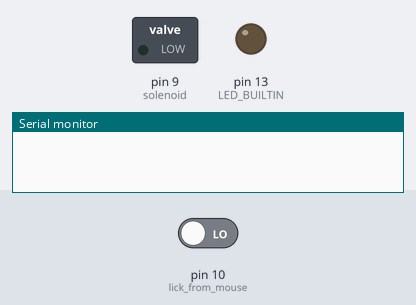
A sketch run on a simulated Arduino Uno, built with avr-gcc and run on an emulated ATmega328P. On the bench: switched loads named in the sketch (green lamp = pin HIGH), output pins drawn as LEDs (lit = HIGH), the last lines printed to the serial monitor. Dashed ring = blinking. The inputs (shaded band) are chosen by the test bench; at power-on: pin 10 (lick_from_mouse) LOW.

Above: at 1.2 s.
1.3 s: pin 10 (lick_from_mouse) driven HIGH
At 1.7 s:
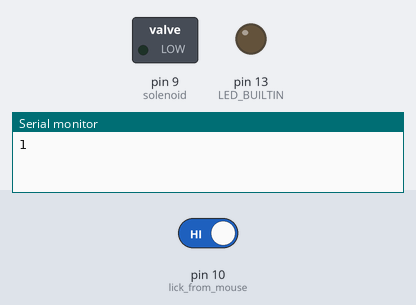
At 3.36 s:
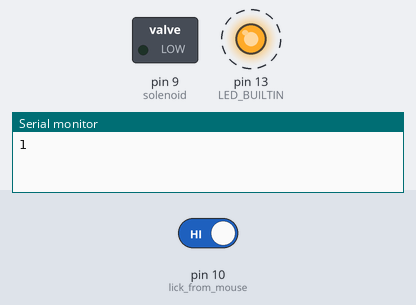
Timing chart, 0 to 10.3 s (numbered marks = the images above; inputs shaded):
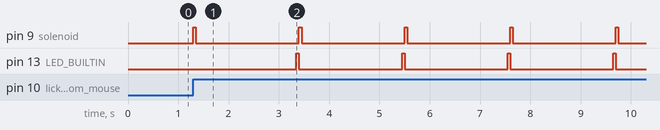

Measured:
- after the input at 1.3 s, pin 9 (solenoid): alternates HIGH for 0.05 s and LOW for 2.1 s, starting at once; pin 13 (LED_BUILTIN): alternates HIGH for 0.05 s and LOW for 2.1 s, starting after 2.1 s

The sketch:

habituate.ino
```cpp
/* code for arduino
licks, valve, and motor code

nidaq contains trial structure, mirrors for opto, data collection
*/

// name arduino pin numbers
const int lick_from_mouse = 10;
const int solenoid = 9;
const int solenoidOpenDur = 50;

int valve_count = 0;

// is pin output or input
void setup(){
    Serial.begin(9600); // for Serial.print debugging

// inputs
    pinMode(lick_from_mouse, INPUT);
// outputs
    pinMode(solenoid, OUTPUT);
    // light
    pinMode(LED_BUILTIN, OUTPUT);

}

void loop(){
// licks
  if(digitalRead(lick_from_mouse) == HIGH){
    digitalWrite(LED_BUILTIN, HIGH);
    delay(50);
    digitalWrite(LED_BUILTIN, LOW);
  }

  if(digitalRead(lick_from_mouse) == HIGH){

    digitalWrite(solenoid, HIGH);
    delay(solenoidOpenDur);
    digitalWrite(solenoid, LOW);
    valve_count += 1;
    Serial.println(valve_count);
    delay(2000);
  } else {
    digitalWrite(solenoid, LOW);
}
}
```
